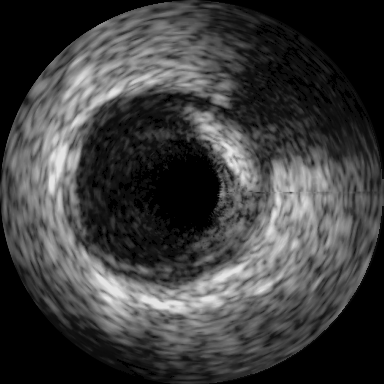
#> input picture COS3401(1-86)/Example/images/images/frame_ivus.png, 384 x 384 px
$ jupyter execute assignment1.ipynb
#> lines starting #> are read from the running program, lines starting #| are printed output that depends on the picture
### COS3401(1-86)/Practice_Problems/utility.py
# numpy
# matplotlib
# opencv-python

from typing import Any

import cv2
import matplotlib.pyplot as plt
import numpy as np

# [7 lines left out: function show_image_plt, not called in this run]

def show_image_cv2(img: cv2.typing.MatLike, *, title: str = '') -> None:
    """แสดงภาพด้วยหน้าต่างของ OpenCV (เหมาะสำหรับรันสคริปต์ .py)"""
    cv2.imshow(title, img)
    cv2.waitKey(0)
    cv2.destroyAllWindows()


def apply_gamma_correction(img: cv2.typing.MatLike, gamma: float, *, c: float = 255.0) -> cv2.typing.MatLike:
    """ปรับความสว่างของภาพด้วย Power-Law (Gamma) Transformation (s = c*r^gamma)"""
    # สร้างตาราง lookup table (LUT) สำหรับค่า gamma
    table = np.array([i / 255.0 for i in range(256)])

    gamma_lut = c * (table**gamma)
    gamma_lut = gamma_lut.astype(np.uint8)

    # ใช้ LUT กับภาพที่ผ่านการ normalize แล้ว
    return cv2.LUT(normalize_contrast(img), gamma_lut)

def normalize_contrast(img: cv2.typing.MatLike) -> cv2.typing.MatLike:
    """ยืด Contrast ของภาพให้อยู่ในช่วง 0-255 (Min-Max Normalization)"""
    img = img.astype(np.float32)
    img = (img - img.min()) / (img.max() - img.min()) * 255
    return img.astype(np.uint8)


# [127 lines left out: functions reduce_saturation, bgr_to_cmyk, cmyk_to_rgb, bgr_to_cmyk_channels, _calculate_intermean_step, apply_threshold, not called in this run]

def calculate_histogram(img: cv2.typing.MatLike) -> cv2.typing.MatLike:
    """คำนวณ Histogram ของภาพ Grayscale ด้วยตัวเอง (manual)"""
    row, col = img.shape
    hist = [0.0] * 256
    for i in range(row):
        for j in range(col):
            hist[img[i, j]] += 1
    return np.array(hist)


def show_histogram(hist_data: cv2.typing.MatLike, show_axis: bool) -> None:
    """แสดงผลกราฟ Histogram ด้วย Matplotlib"""
    plt.figure(figsize=(4, 2))
    plt.plot(hist_data)
    plt.title('Histogram')
    plt.xlabel('Pixel Intensity')
    plt.ylabel('Frequency')
    if show_axis:
        plt.axis('on')
    else:
        plt.axis('off')
    plt.show()

# [158 lines left out: functions find_intermean_threshold, find_otsu_threshold, apply_sobel_prewitt_edge, merge_quarters, _split_image_vertical, split_image_quarters, not called in this run]

### COS3401(1-86)/Practice_Problems/assignment1.ipynb
[cell 1]
import cv2
import numpy as np
import matplotlib.pyplot as plt
from utility import *

# ข้อ 1.1

[cell 2]
img = cv2.imread('../Example/images/images/frame_ivus.png', cv2.IMREAD_GRAYSCALE)
#> img is the input picture: shape (384, 384); min 0, max 228, mean 62

[cell 3]
# Display the image
show_image_cv2(img)

[cell 4]
hist_original = calculate_histogram(img)
#> hist_original = 256 values, max 37754 at index 0, min 0 at index 229, mean 576

[cell 5]
show_histogram(hist_original, True)
#> in show_histogram, `plt.show()`:
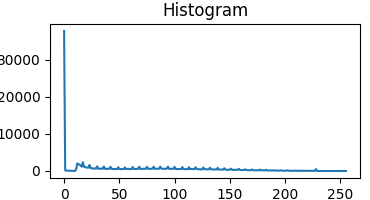
#> figure drawn by matplotlib, 1 panel; curve peaks at x = 0, y = 37754

[cell 6]
img_gamma = apply_gamma_correction(img, 0.5)
#> in normalize_contrast, `img = (img - img.min()) / (img.max() - img.min()) * 255`:
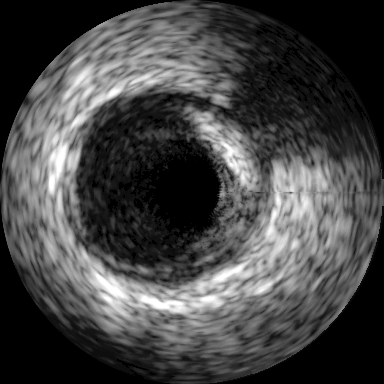
#> img: shape (384, 384) float32; min 0, max 255, mean 69.3
#> in apply_gamma_correction, `return cv2.LUT(normalize_contrast(img), gamma_lut)`:
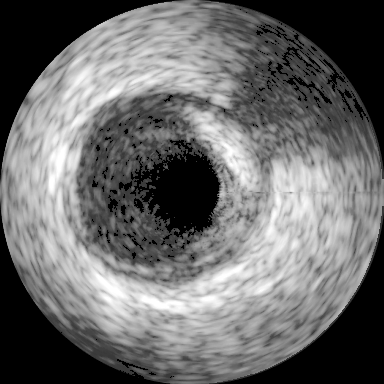
#> returned value: shape (384, 384); min 0, max 255, mean 107.2
img_gamma

[cell 7]
show_image_cv2(img_gamma)

[cell 8]
hist_gamma = calculate_histogram(img_gamma)
#> hist_gamma = 256 values, max 37754 at index 0, min 0 at index 1, mean 576
show_histogram(hist_gamma, True)

# ข้อ 1.2

[cell 9]
img = cv2.imread('../Example/images/images/frame_ivus.png', cv2.IMREAD_GRAYSCALE)

[cell 10]
hist_original = calculate_histogram(img)

[cell 11]
show_histogram(hist_original, True)

[cell 12]
img_gamma = apply_gamma_correction(img, 1.5)
#> call 2 of apply_gamma_correction, with gamma = 1.5, c = 255
#> in apply_gamma_correction (call 2), `return cv2.LUT(normalize_contrast(img), gamma_lut)`:
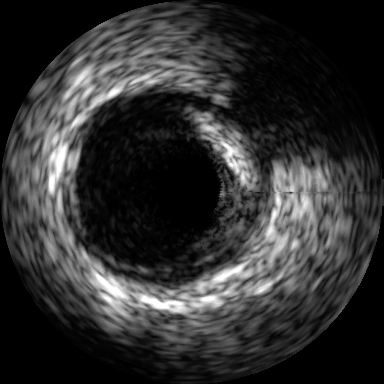
#> returned value: shape (384, 384); min 0, max 255, mean 47.6

[cell 13]
show_image_cv2(img)

[cell 14]
hist_gamma = calculate_histogram(img_gamma)
#> hist_gamma = 256 values, max 38316 at index 0, min 0 at index 33, mean 576

[cell 15]
show_histogram(hist_gamma, True)
#> call 4 of show_histogram, with hist_data = array of shape (256,), show_axis = True
#> in show_histogram (call 4), `plt.show()`:
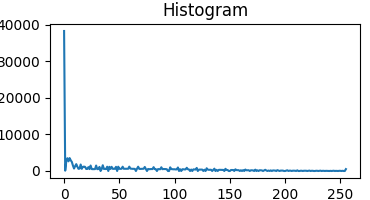
#> figure drawn by matplotlib, 1 panel; curve peaks at x = 0, y = 38316

$ run again, with COS3401(1-86)/Example/images/images/dark_image.png copied over COS3401(1-86)/Example/images/images/frame_ivus.png
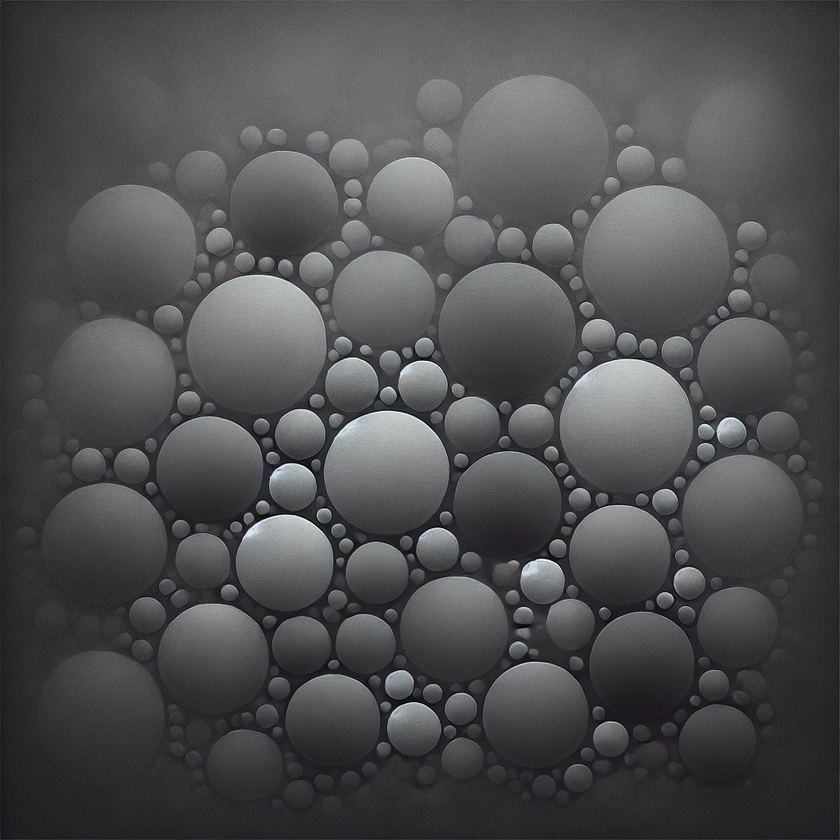
#> input picture COS3401(1-86)/Example/images/images/dark_image.png, 840 x 840 px, shrunk from 1024 x 1024 before the run
#> hist_original = 256 values, max 10137 at index 38, min 0 at index 254, mean 2756.2
#> `hist_gamma = calculate_histogram(img_gamma)`: hist_gamma = 256 values, max 13023 at index 141, min 0 at index 1, mean 2756.2
#> in apply_gamma_correction (call 2), `return cv2.LUT(normalize_contrast(img), gamma_lut)`:
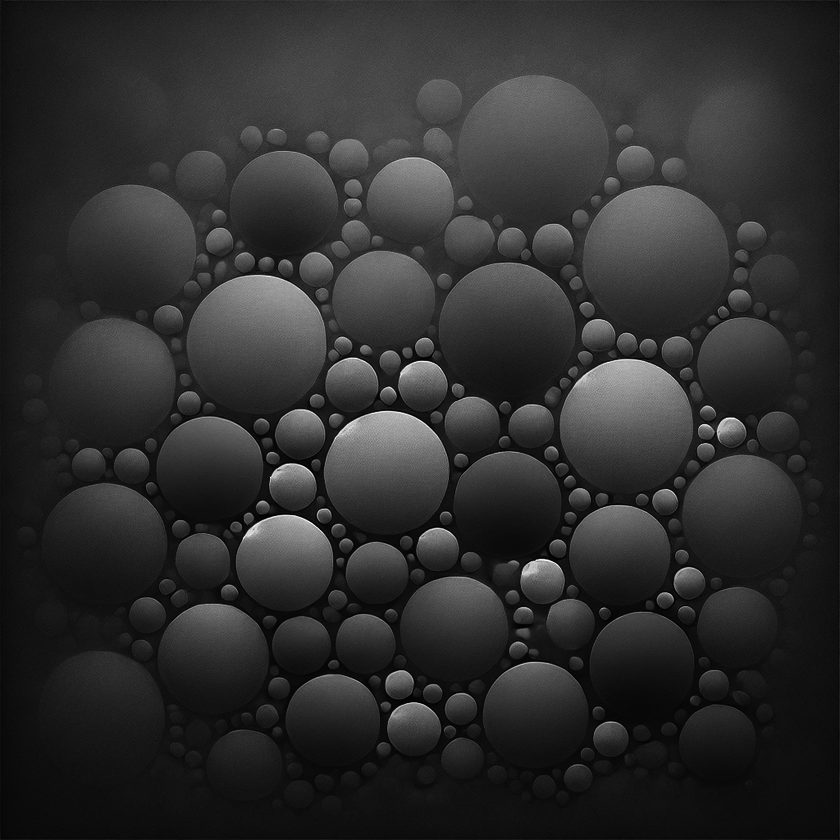
#> returned value: shape (840, 840); min 0, max 255, mean 46.5
#> `hist_gamma = calculate_histogram(img_gamma)`: hist_gamma = 256 values, max 19912 at index 14, min 0 at index 95, mean 2756.2
#> in show_histogram (call 4), `plt.show()`:
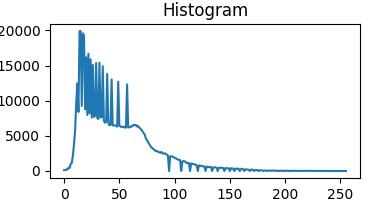
#> figure drawn by matplotlib, 1 panel; curve peaks at x = 14, y = 19912
